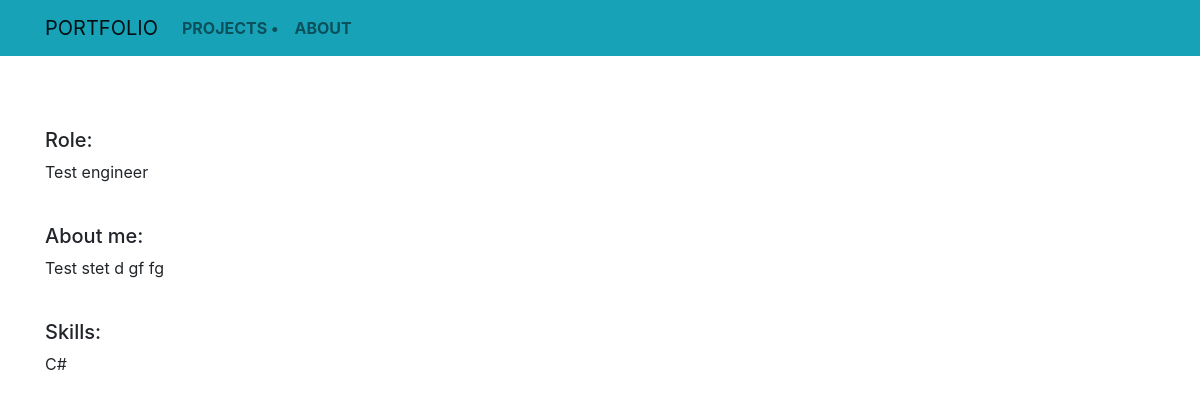
Page /about/ on the earlier database version.
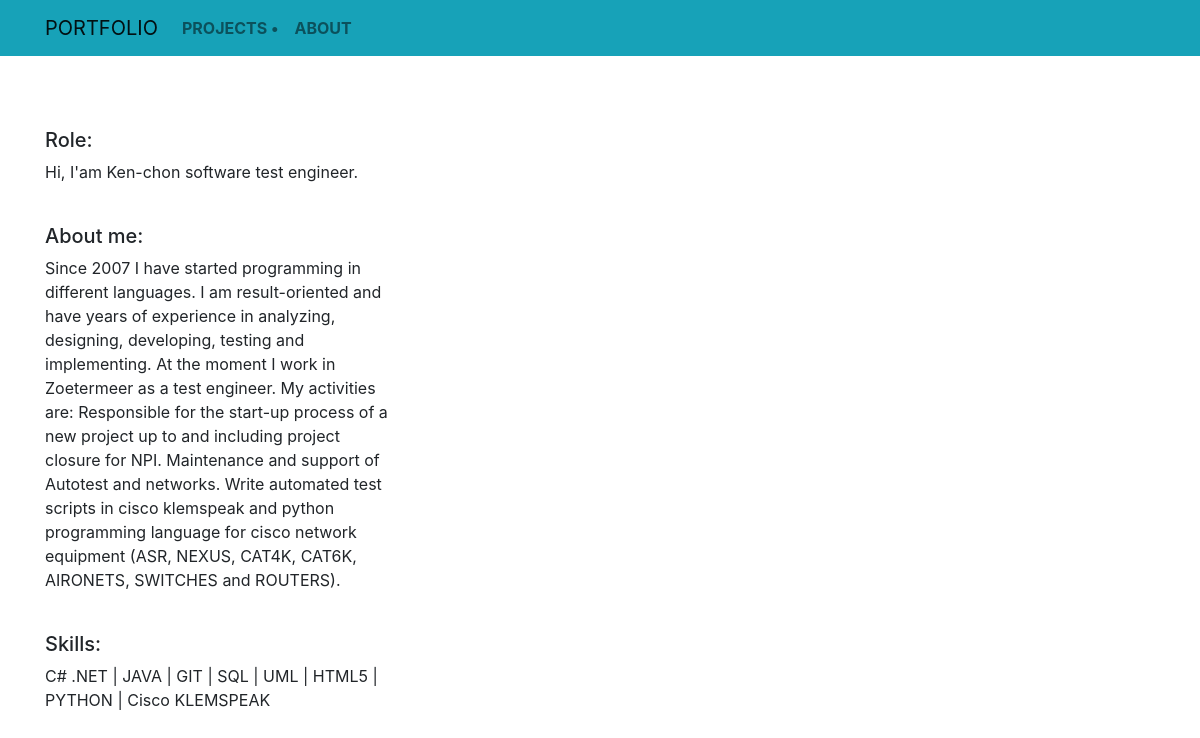
Same page on the later database version.
### about/models.py (models this page shows)
class About(models.Model):
    role = models.CharField(max_length=100)
    descriptions = models.TextField()
    tech = models.CharField(max_length=100)

### about/views.py (the view)
# urls.py: path("", views.About_index, name="About_index"),
def About_index(request):
    about = About.objects.all()
    context = {
        "about": about
    }
    return render(request, "About_index.html",context)

### about/templates/About_index.html
{% extends "base.html" %}
{% load static %}
{% block page_content %}
<br>
<br>
<br>
<div class="row">
    {% for About in about %}
    <div class="col-md-4">
        <h5>Role:</h5>
        <p>{{ About.role}}</p>
        <br>
        <h5>About me:</h5>
        <p>{{ About.descriptions }}</p>
        <br>
        <h5>Skills:</h5>
        <p>{{ About.tech }}</p>
    </div>
    {% endfor %}
</div>
{% endblock %}

Differences in the rows shown:
changed About: role "Test engineer" → "Hi, I'am Ken-chon software test engineer."; descriptions "Test stet d gf fg" → "Since 2007 I have started programming in different languages. I am result-oriented and have years of experience in analyzing, designing, developing, testing and implementing. At the moment I work in Zoetermeer as a test engineer. My activities are: Responsible for the start-up process of a new project up to and including project closure for NPI. Maintenance and support of Autotest and networks. Write automated test scripts in cisco klemspeak and python programming language for cisco network equipment (ASR, NEXUS, CAT4K, CAT6K, AIRONETS, SWITCHES and ROUTERS)."; tech "C#" → "C# .NET | JAVA | GIT | SQL | UML | HTML5 | PYTHON | Cisco KLEMSPEAK"
